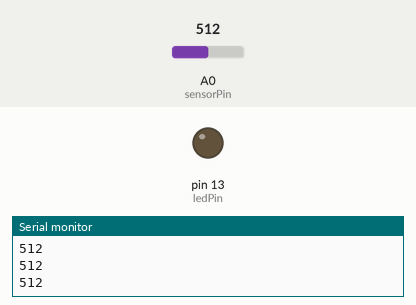
The sketch below on a simulated Arduino Uno, built with avr-gcc and run on an emulated ATmega328P. Shown: output pins drawn as LEDs (lit = HIGH), the last lines printed to the serial monitor. Dashed ring = blinking. The inputs (shaded band) are chosen by the test bench; at power-on: A0 (sensorPin) = 512.

Above: at 1.2 s.
1.3 s: A0 (sensorPin) set to 662
2.8 s: A0 (sensorPin) set to 692
At 2.96 s:
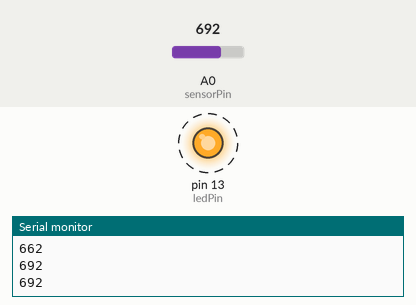
5.8 s: A0 (sensorPin) set to 665
7.3 s: A0 (sensorPin) set to 685
At 7.46 s:
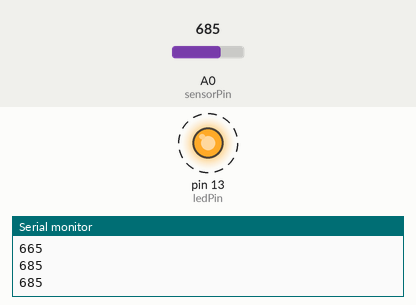
Timing chart, 0 to 11.3 s (numbered marks = the images above; inputs shaded):
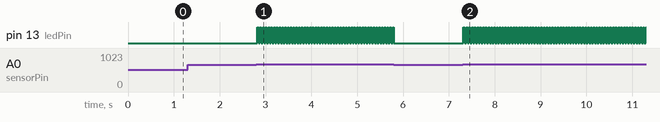

Measured:
- the behaviour switches between 675 and 676 on A0 (sensorPin) (found by bisection; images 0 and 1)
- after the input at 2.8 s, pin 13 (ledPin): alternates HIGH for 0.03 s and LOW for 0.03 s, starting at once
- after the input at 5.8 s, pin 13 (ledPin): goes on until 5.8 s, then stays LOW
- after the input at 7.3 s, pin 13 (ledPin): alternates HIGH for 0.03 s and LOW for 0.03 s, starting at once

The sketch:

Avisa_habla_fuerte.ino
```cpp
int  sensorPin  =  A0;     // select the input  pin for  the potentiometer
int  ledPin  =  13;   // select the pin for  the LED
int  sensorValue =  0;  // variable to  store  the value  coming  from  the sensor

void setup()
{
pinMode(ledPin,OUTPUT);
pinMode(sensorPin,INPUT);
Serial.begin(9600);
}
void loop(){
sensorValue =  analogRead(sensorPin);

if(sensorValue>675)
{
digitalWrite(ledPin,  HIGH);
delay(30);
digitalWrite(ledPin,  LOW);
}
else
{
digitalWrite(ledPin,  LOW);
}
delay(30);
Serial.println(sensorValue,  DEC);
}
```
